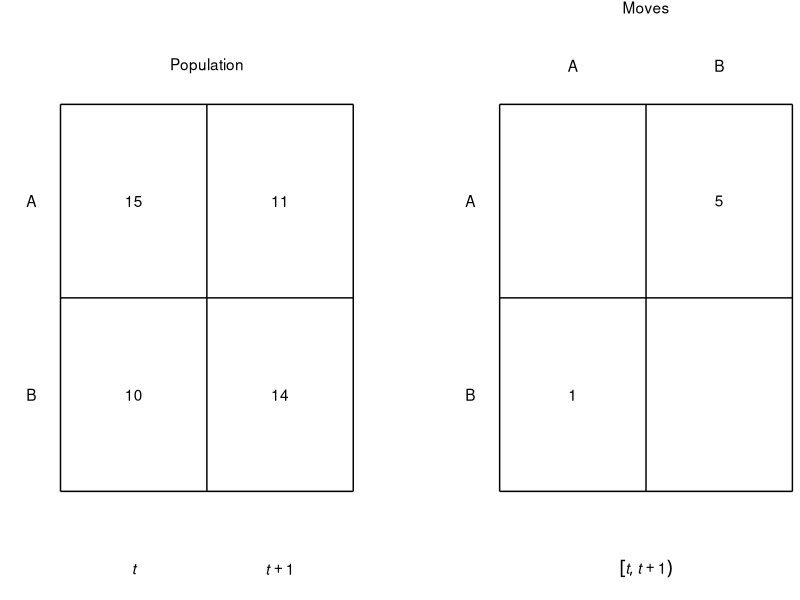

This figure's R source:


library(ggplot2)

data_popn_box <- data.frame(x =    c(0, 2, 2, 0, 1, 0),
                            xend = c(2, 2, 0, 0, 1, 2),
                            y =    c(0, 0, 2, 2, 0, 1),
                            yend = c(0, 2, 2, 0, 2, 1))
data_popn_label <- data.frame(x = c(1, 0.5, 1.5, 0.5, 1.5, 0.5, 1.5),
                              y = c(2.2, 0.5, 0.5, 1.5, 1.5, -0.4, -0.4),
                              label = c("Population", 10, 14, 15, 11, "italic(t)", "italic(t)+1"))
data_mig_box <- data.frame(x =     c(3, 5, 5, 3, 4, 3),
                            xend = c(5, 5, 3, 3, 4, 5),
                            y =    c(0, 0, 2, 2, 0, 1),
                            yend = c(0, 2, 2, 0, 2, 1))
data_mig_label <- data.frame(x =   c(4, 3.5,  4.5, 3.5, 4.5,  4, 2.8, 2.8),
                             y =  c(2.5, 0.5, 1.5, 2.2, 2.2, -0.4, 0.5, 1.5),
                             label = c("Moves", 1, 5, "A", "B",
                                       'group("[",list(italic(t),italic(t+1)),")")',
                                       "B", "A"))

data_region_label <- data.frame(x = rep(-0.2, 2),
                                y = c(0.5, 1.5),
                                label = c("B", "A"))
                                       
p <- ggplot(data_popn_box, aes(x = x, y = y)) +
    theme_bw() +
    theme(panel.border = element_blank(),
          panel.grid.major = element_blank(),
          panel.grid.minor = element_blank(),
          axis.text = element_blank(),
          axis.ticks = element_blank()) +
    coord_cartesian(expand = FALSE,
                    clip = "off") +
    ## population
    geom_segment(aes(x = x, y = y, xend = xend, yend = yend),
                 data = data_popn_box) +
    geom_text(aes(label = label),
              data = data_popn_label,
              parse = TRUE) +
    ## mig
    geom_segment(aes(x = x, y = y, xend = xend, yend = yend),
                 data = data_mig_box) +
    geom_text(aes(label = label),
              data = data_mig_label,
              parse = TRUE) +
    ## region labels
    geom_text(aes(label = label),
              data = data_region_label) +
    ## other
    xlab("") +
    ylab("")

graphics.off()
pdf(file = "figures_accounts/fig_account_region.pdf",
    width = 3.2,
    height = 1.8)
plot(p)
dev.off()
